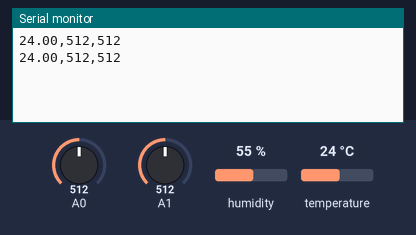
This sketch was run on a simulated Arduino Uno, built with avr-gcc and run on an emulated ATmega328P. On the bench: the last lines printed to the serial monitor. The inputs (shaded band) are chosen by the test bench; at power-on: temperature 24 °C, A0 = 512, A1 = 512, humidity 55 %.

Above: at 1.8 s.
1.9 s: temperature set to 12 °C
At 3.3 s:
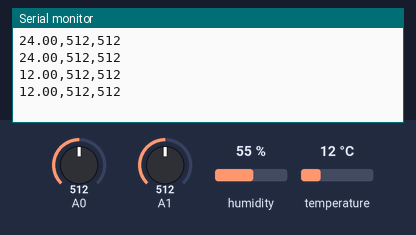
3.4 s: A0 set to 716
At 4.7 s:
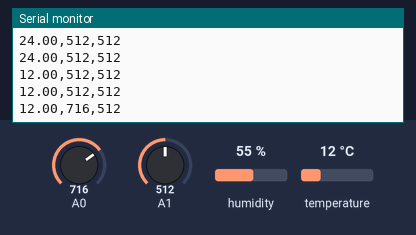
4.9 s: A1 set to 716
At 5.6 s:
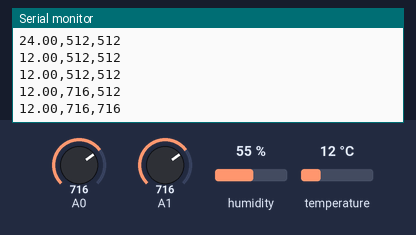
6.4 s: temperature set to 19 °C
At 7.7 s:
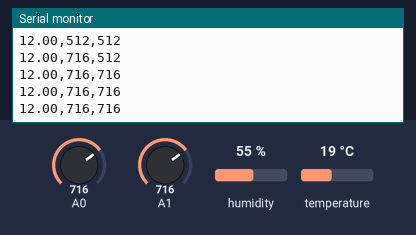
7.9 s: A0 set to 992
At 9.3 s:
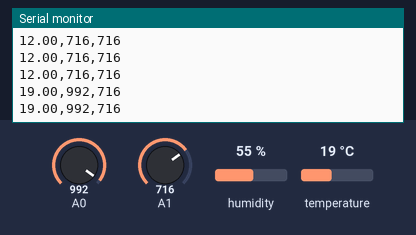
9.4 s: A1 set to 992
At 10.9 s:
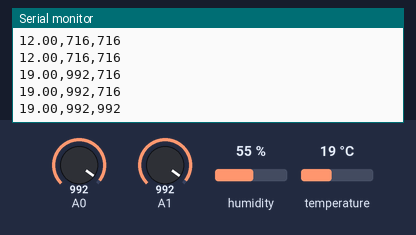
Timing chart, 0 to 11.9 s (numbered marks = the images above; inputs shaded):
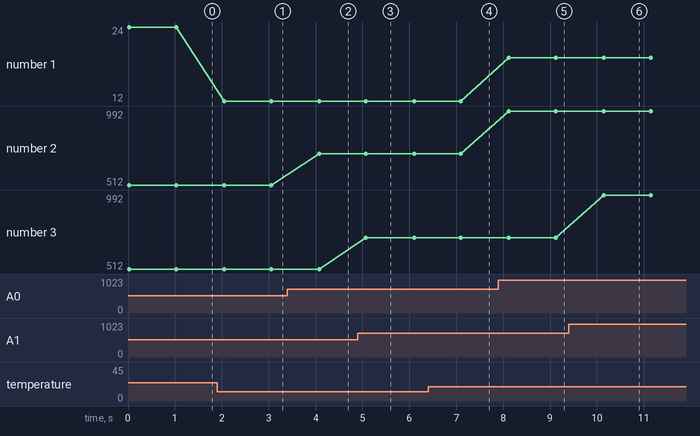

The sketch:

arduino_code.ino
```cpp
#include <DHT.h>
#define DHTPIN 2
#define DHTTYPE DHT11
DHT dht(DHTPIN, DHTTYPE);

void setup() {
  Serial.begin(9600);
  dht.begin();
}

void loop() {
  float temp = dht.readTemperature();
  int current = analogRead(A0);  // Simulated
  int voltage = analogRead(A1);  // Simulated

  Serial.print(temp);
  Serial.print(",");
  Serial.print(current);
  Serial.print(",");
  Serial.println(voltage);

  delay(1000);  // Read every second
}
```

Measured:
- after the input at 1.9 s, the serial monitor: prints a new line after 0.15 s (image 1)
- after the input at 3.4 s, the serial monitor: prints a new line after 0.67 s (image 2)
- after the input at 4.9 s, the serial monitor: prints a new line after 0.18 s (image 3)
- after the input at 7.9 s, the serial monitor: prints a new line after 0.22 s (image 5)
- after the input at 9.4 s, the serial monitor: prints a new line after 0.75 s (image 6)
- plotted number 1: 24 → 12 after the input at 1.9 s
- plotted number 2: 512 → 716 after the input at 3.4 s, 716 → 992 after the input at 7.9 s
